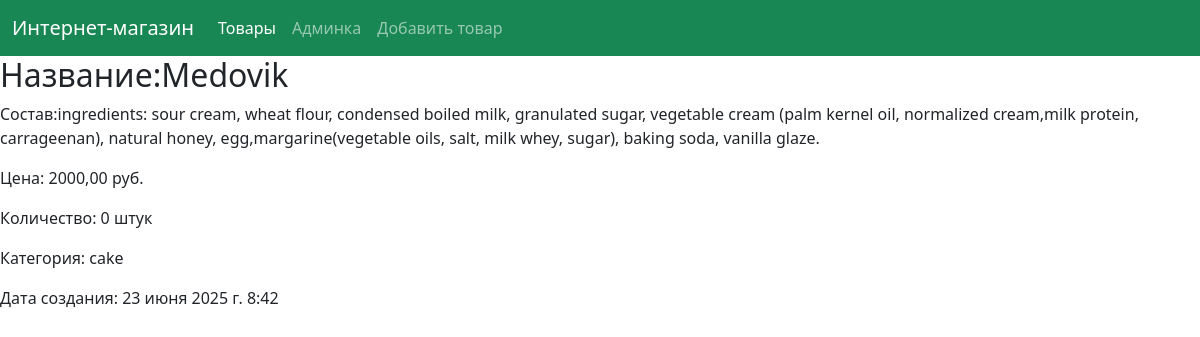
The app's page /product/3 with its own data.
### shop_app/models.py (models this page shows, shortened)
class Product(models.Model):
    name = models.CharField(max_length=200, verbose_name='Название товара', null=True)
    description = models.TextField(blank=True, verbose_name='Состав')
    price = models.DecimalField(max_digits=10, decimal_places=2, verbose_name='Цена')
    quantity = models.IntegerField(blank=True, default=0, verbose_name='Количество')
    created_at = models.DateTimeField(auto_now_add=True)
    category = models.ForeignKey(Category, on_delete=models.CASCADE, related_name='products')

class Category(models.Model):
    category_id = models.AutoField(primary_key=True)
    name = models.CharField(max_length=150, verbose_name='Название категории', default='', null=True)
    description = models.TextField(blank=True, verbose_name='Описание',)

### shop_app/views.py (the view)
# urls.py: path('product/<int:pk>', views.ProductDetailView.as_view(), name='product_detail'),
class ProductDetailView(DetailView):
    model = Product
    template_name = 'shop_app/product_detail.html'
    context_object_name = 'product'

### shop_app/templates/shop_app/product_detail.html
{% extends 'shop_app/base.html' %}
{% block content %}
<h2>Название:{{ product.name }}</h2>
<p>Состав:{{ product.description }}</p>
<p>Цена: {{ product.price }} руб.</p>
<p>Количество: {{ product.quantity }} штук</p>
<p>Категория: {{ product.category.name }}</p>
<p>Дата создания: {{ product.created_at }}</p>
{% endblock %}

### records on screen
Product: name "Medovik", description "ingredients: sour cream, wheat flour, condensed boiled milk, granulated sugar, vegetable cream (palm kernel oil, normalized cream,milk protein, carrageenan), natural honey, egg,margarine(vegetable oils, salt, milk whey, sugar), baking soda, vanilla glaze.", price "2000,00", quantity "0", category.name "cake", created_at "23 июня 2025 г. 8:42"
